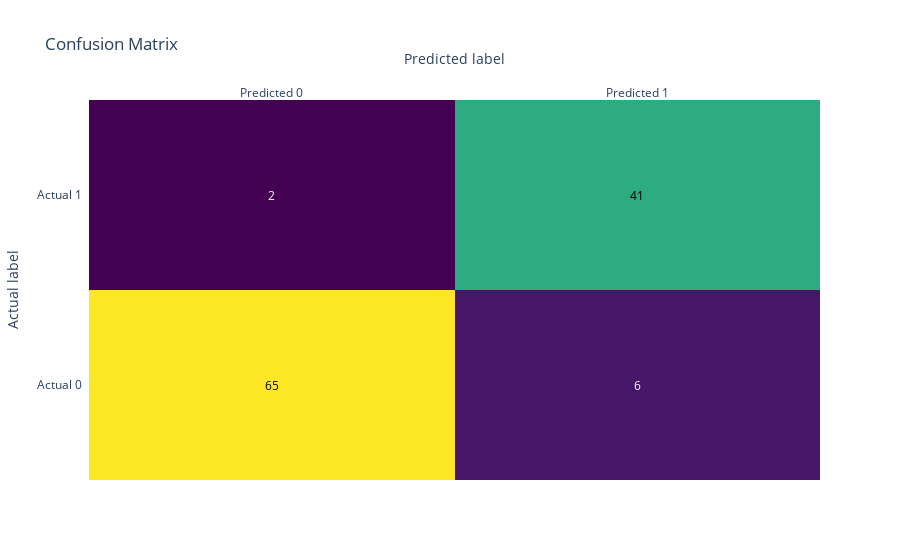
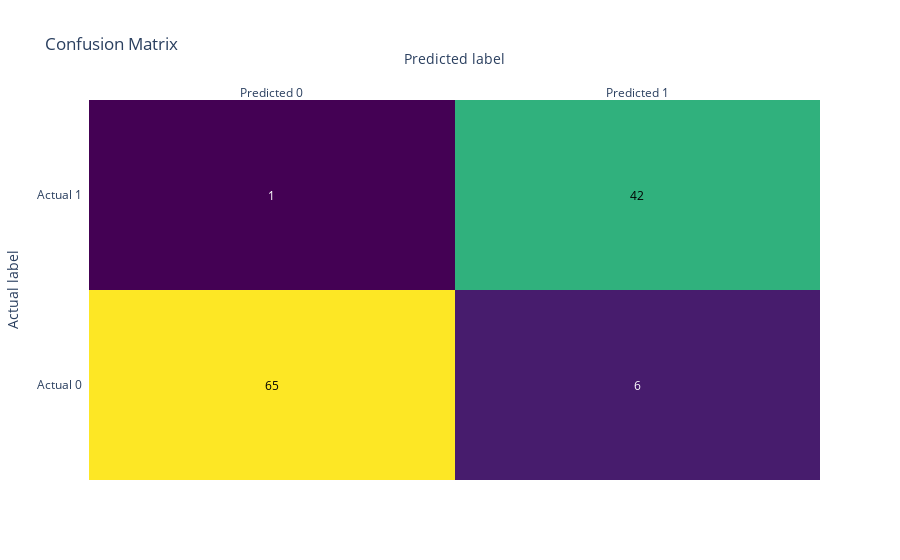
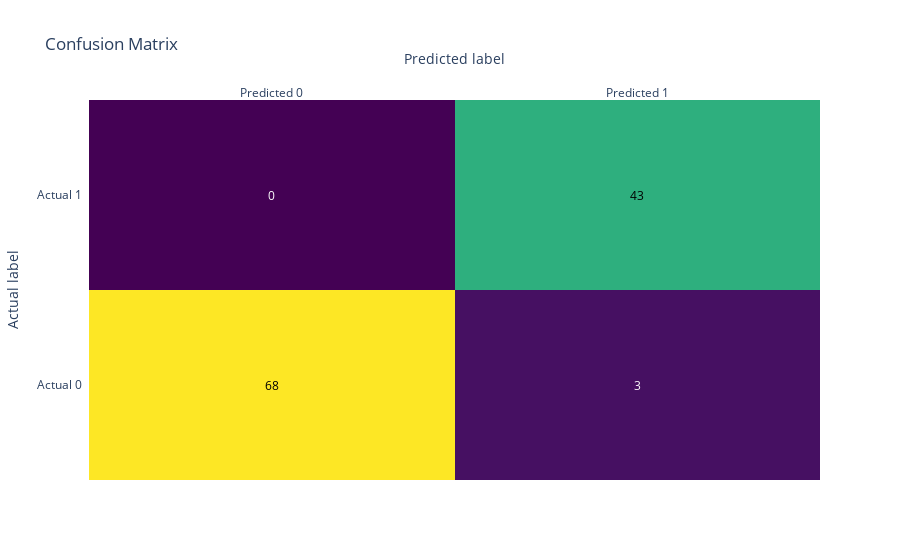
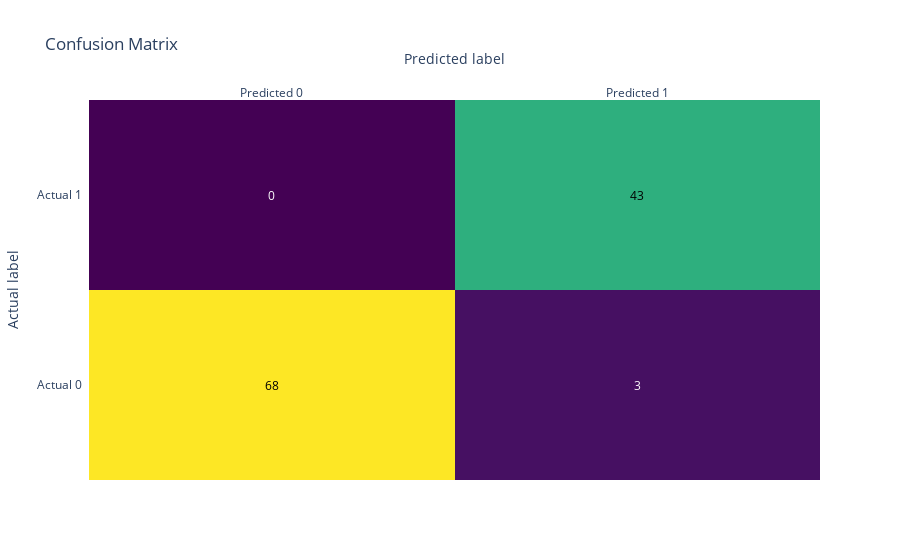

Notebook cell for these charts, in order:
### Markdown cell above
## MCP

### Code cell
#MCP
import pandas as pd
import numpy as np
import matplotlib.pyplot as plt
import seaborn as sns
from sklearn.model_selection import train_test_split
from sklearn.preprocessing import StandardScaler
from sklearn.metrics import accuracy_score, classification_report, confusion_matrix
from scipy.optimize import minimize

# Load the dataset
df = pd.read_csv("data.csv")

# Convert diagnosis column to binary (1 for M, 0 for B)
df["diagnosis"] = df["diagnosis"].map({"M": 1, "B": 0})

# Drop unnecessary column
df.drop("Unnamed: 32", axis=1, inplace=True)

# Standardize the features
scaler = StandardScaler()
x = df.drop("diagnosis", axis=1)
x_scaled = scaler.fit_transform(x)
y = df["diagnosis"]

# Split the data into train and test sets
x_train, x_test, y_train, y_test = train_test_split(x_scaled, y, test_size=0.2, random_state=42)

# Define the logistic loss function with MCP penalty
def logistic_loss(w, X, y, alpha=0.001, gamma=1):  # MCP parameters alpha and gamma
    n = len(y)
    yz = y * np.dot(X, w)
    loss = np.sum(np.log1p(np.exp(-yz)))
    reg = alpha * np.sum(np.sqrt(1 + (w / (gamma * alpha))**2) - 1)
    return loss + reg

def coordinate_descent_mcp(X, y, alpha=0.001, gamma=1, max_iter=1000, tol=1e-5):
    n, d = X.shape
    w = np.zeros(d)
    for _ in range(max_iter):
        w_prev = w.copy()
        for j in range(d):
            X_j = X[:, j]
            yz = y * np.dot(X, w)
            grad_j = -np.dot(X_j, y / (1 + np.exp(yz)))
            if w[j] == 0:
                w[j] = -grad_j * alpha / (1 + alpha)
            else:
                w[j] = np.sign(w[j]) * max(0, abs(grad_j) - alpha * gamma) / ((1 + alpha * gamma) * gamma)
        if np.linalg.norm(w - w_prev) < tol:
            break
    return w

# Stochastic Gradient Descent for MCP Penalty
def stochastic_gradient_descent_mcp(X, y, alpha=0.001, gamma=1, max_iter=1000, tol=1e-5, learning_rate=0.01):
    n, d = X.shape
    w = np.zeros(d)
    for _ in range(max_iter):
        idx = np.random.permutation(n)
        for i in idx:
            X_i = X[i]
            y_i = y[i]
            yz = y_i * np.dot(X_i, w)
            grad = -X_i * y_i / (1 + np.exp(yz))
            w -= learning_rate * grad
            w = np.sign(w) * np.maximum(0, np.abs(w) - alpha * gamma) / ((1 + alpha * gamma) * gamma)
        if np.linalg.norm(grad) < tol:
            break
    return w

# Proximal Gradient Descent for MCP Penalty
def proximal_gradient_descent_mcp(X, y, alpha=0.001, gamma=1, max_iter=1000, tol=1e-5, learning_rate=0.01):
    n, d = X.shape
    w = np.zeros(d)
    for _ in range(max_iter):
        w_prev = w.copy()
        yz = y * np.dot(X, w)
        grad = -np.dot(X.T, y / (1 + np.exp(yz))) / n
        w -= learning_rate * grad
        w = np.sign(w) * np.maximum(0, np.abs(w) - alpha * gamma) / ((1 + alpha * gamma) * gamma)
        if np.linalg.norm(w - w_prev) < tol:
            break
    return w

# Train models
w_cd_mcp = coordinate_descent_mcp(x_train, y_train)
w_sgd_mcp = stochastic_gradient_descent_mcp(x_train, np.array(y_train))
w_pgd_mcp = proximal_gradient_descent_mcp(x_train, y_train)

# Initialize coefficients
initial_w = np.zeros(x_train.shape[1])

# Define the optimization function
result = minimize(logistic_loss, initial_w, args=(x_train, y_train), method='L-BFGS-B')

# Get the optimized coefficients
optimal_w = result.x

# Predict using the optimized coefficients
def predict(X, w):
    logits = np.dot(X, w)
    return np.where(logits >= 0, 1, 0)

def evaluate(y_true, y_pred):
    accuracy = accuracy_score(y_true, y_pred)
    print("Accuracy:", accuracy)
    print("Classification Report:")
    print(classification_report(y_true, y_pred))
    print("Confusion Matrix:")
    print(confusion_matrix(y_true, y_pred))
    # Create confusion matrix plot
    fig = ff.create_annotated_heatmap(
        z=confusion_matrix(y_true, y_pred),
        x=['Predicted 0', 'Predicted 1'],
        y=['Actual 0', 'Actual 1'],
        colorscale='Viridis'
    )

    fig.update_layout(
        title='Confusion Matrix',
        xaxis_title='Predicted label',
        yaxis_title='Actual label'
    )

    fig.show()

y_pred = predict(x_test, optimal_w)

# Predict using the optimized coefficients
y_pred_cd_mcp = predict(x_test, w_cd_mcp)
y_pred_sgd_mcp = predict(x_test, w_sgd_mcp)
y_pred_pgd_mcp = predict(x_test, w_pgd_mcp)

# Calculate accuracy
accuracy = accuracy_score(y_test, y_pred)
print(f"Accuracy: {accuracy:.4f}")

# Calculate other evaluation metrics
print("Classification Report:")
print(classification_report(y_test, y_pred))

# Calculate confusion matrix
conf_matrix = confusion_matrix(y_test, y_pred)
print("Confusion Matrix:")
print(conf_matrix)

fig = ff.create_annotated_heatmap(
        z=conf_matrix,
        x=['Predicted 0', 'Predicted 1'],
        y=['Actual 0', 'Actual 1'],
        colorscale='Viridis'
    )

fig.update_layout(
    title='Confusion Matrix',
    xaxis_title='Predicted label',
    yaxis_title='Actual label'
)

fig.show()

# Evaluate models
print("Coordinate Descent with MCP Penalty:")
evaluate(y_test, y_pred_cd_mcp)

print("Stochastic Gradient Descent with MCP Penalty:")
evaluate(y_test, y_pred_sgd_mcp)

print("Proximal Gradient Descent with MCP Penalty:")
evaluate(y_test, y_pred_pgd_mcp)

### Figure 1 — Plotly figure (JSON) as saved in the notebook; plotly's stock layout.template omitted (floating-point values rounded to 4 significant figures)
{"data": [{"colorscale": [[0, "#440154"], [0.1111, "#482878"], [0.2222, "#3e4989"], [0.3333, "#31688e"], [0.4444, "#26828e"], [0.5556, "#1f9e89"], [0.6667, "#35b779"], [0.7778, "#6ece58"], [0.8889, "#b5de2b"], [1, "#fde725"]], "reversescale": false, "showscale": false, "type": "heatmap", "x": ["Predicted 0", "Predicted 1"], "y": ["Actual 0", "Actual 1"], "z": [[65, 6], [2, 41]]}], "layout": {"annotations": [{"font": {"color": "#000000"}, "showarrow": false, "text": "65", "x": "Predicted 0", "xref": "x", "y": "Actual 0", "yref": "y"}, {"font": {"color": "#FFFFFF"}, "showarrow": false, "text": "6", "x": "Predicted 1", "xref": "x", "y": "Actual 0", "yref": "y"}, {"font": {"color": "#FFFFFF"}, "showarrow": false, "text": "2", "x": "Predicted 0", "xref": "x", "y": "Actual 1", "yref": "y"}, {"font": {"color": "#000000"}, "showarrow": false, "text": "41", "x": "Predicted 1", "xref": "x", "y": "Actual 1", "yref": "y"}], "title": {"text": "Confusion Matrix"}, "xaxis": {"dtick": 1, "gridcolor": "rgb(0, 0, 0)", "side": "top", "ticks": "", "title": {"text": "Predicted label"}}, "yaxis": {"dtick": 1, "ticks": "", "ticksuffix": "  ", "title": {"text": "Actual label"}}}}

### Figure 2 — Plotly figure (JSON) as saved in the notebook; plotly's stock layout.template omitted (floating-point values rounded to 4 significant figures)
{"data": [{"colorscale": [[0, "#440154"], [0.1111, "#482878"], [0.2222, "#3e4989"], [0.3333, "#31688e"], [0.4444, "#26828e"], [0.5556, "#1f9e89"], [0.6667, "#35b779"], [0.7778, "#6ece58"], [0.8889, "#b5de2b"], [1, "#fde725"]], "reversescale": false, "showscale": false, "type": "heatmap", "x": ["Predicted 0", "Predicted 1"], "y": ["Actual 0", "Actual 1"], "z": [[65, 6], [1, 42]]}], "layout": {"annotations": [{"font": {"color": "#000000"}, "showarrow": false, "text": "65", "x": "Predicted 0", "xref": "x", "y": "Actual 0", "yref": "y"}, {"font": {"color": "#FFFFFF"}, "showarrow": false, "text": "6", "x": "Predicted 1", "xref": "x", "y": "Actual 0", "yref": "y"}, {"font": {"color": "#FFFFFF"}, "showarrow": false, "text": "1", "x": "Predicted 0", "xref": "x", "y": "Actual 1", "yref": "y"}, {"font": {"color": "#000000"}, "showarrow": false, "text": "42", "x": "Predicted 1", "xref": "x", "y": "Actual 1", "yref": "y"}], "title": {"text": "Confusion Matrix"}, "xaxis": {"dtick": 1, "gridcolor": "rgb(0, 0, 0)", "side": "top", "ticks": "", "title": {"text": "Predicted label"}}, "yaxis": {"dtick": 1, "ticks": "", "ticksuffix": "  ", "title": {"text": "Actual label"}}}}

### Figure 3 — Plotly figure (JSON) as saved in the notebook; plotly's stock layout.template omitted (floating-point values rounded to 4 significant figures)
{"data": [{"colorscale": [[0, "#440154"], [0.1111, "#482878"], [0.2222, "#3e4989"], [0.3333, "#31688e"], [0.4444, "#26828e"], [0.5556, "#1f9e89"], [0.6667, "#35b779"], [0.7778, "#6ece58"], [0.8889, "#b5de2b"], [1, "#fde725"]], "reversescale": false, "showscale": false, "type": "heatmap", "x": ["Predicted 0", "Predicted 1"], "y": ["Actual 0", "Actual 1"], "z": [[68, 3], [0, 43]]}], "layout": {"annotations": [{"font": {"color": "#000000"}, "showarrow": false, "text": "68", "x": "Predicted 0", "xref": "x", "y": "Actual 0", "yref": "y"}, {"font": {"color": "#FFFFFF"}, "showarrow": false, "text": "3", "x": "Predicted 1", "xref": "x", "y": "Actual 0", "yref": "y"}, {"font": {"color": "#FFFFFF"}, "showarrow": false, "text": "0", "x": "Predicted 0", "xref": "x", "y": "Actual 1", "yref": "y"}, {"font": {"color": "#000000"}, "showarrow": false, "text": "43", "x": "Predicted 1", "xref": "x", "y": "Actual 1", "yref": "y"}], "title": {"text": "Confusion Matrix"}, "xaxis": {"dtick": 1, "gridcolor": "rgb(0, 0, 0)", "side": "top", "ticks": "", "title": {"text": "Predicted label"}}, "yaxis": {"dtick": 1, "ticks": "", "ticksuffix": "  ", "title": {"text": "Actual label"}}}}

### Figure 4 — Plotly figure (JSON) as saved in the notebook; plotly's stock layout.template omitted (floating-point values rounded to 4 significant figures)
{"data": [{"colorscale": [[0, "#440154"], [0.1111, "#482878"], [0.2222, "#3e4989"], [0.3333, "#31688e"], [0.4444, "#26828e"], [0.5556, "#1f9e89"], [0.6667, "#35b779"], [0.7778, "#6ece58"], [0.8889, "#b5de2b"], [1, "#fde725"]], "reversescale": false, "showscale": false, "type": "heatmap", "x": ["Predicted 0", "Predicted 1"], "y": ["Actual 0", "Actual 1"], "z": [[68, 3], [0, 43]]}], "layout": {"annotations": [{"font": {"color": "#000000"}, "showarrow": false, "text": "68", "x": "Predicted 0", "xref": "x", "y": "Actual 0", "yref": "y"}, {"font": {"color": "#FFFFFF"}, "showarrow": false, "text": "3", "x": "Predicted 1", "xref": "x", "y": "Actual 0", "yref": "y"}, {"font": {"color": "#FFFFFF"}, "showarrow": false, "text": "0", "x": "Predicted 0", "xref": "x", "y": "Actual 1", "yref": "y"}, {"font": {"color": "#000000"}, "showarrow": false, "text": "43", "x": "Predicted 1", "xref": "x", "y": "Actual 1", "yref": "y"}], "title": {"text": "Confusion Matrix"}, "xaxis": {"dtick": 1, "gridcolor": "rgb(0, 0, 0)", "side": "top", "ticks": "", "title": {"text": "Predicted label"}}, "yaxis": {"dtick": 1, "ticks": "", "ticksuffix": "  ", "title": {"text": "Actual label"}}}}
